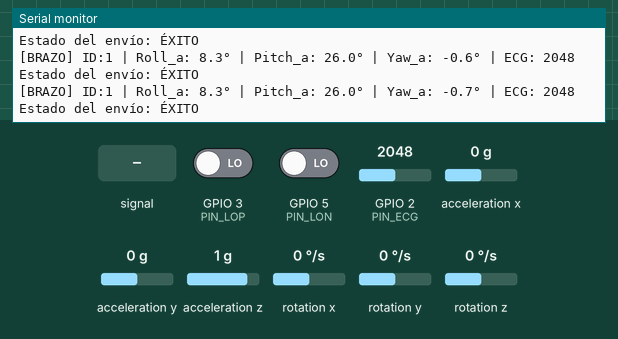
Simulated run of this sketch. Board: ESP32. Parts: the last lines printed to the serial monitor. Wiring (inferred from the names in the program): MPU-9250 motion sensor at I2C address 0x68. The test bench sets the inputs (shaded band); at power-on: acceleration x 0 g, GPIO 2 (PIN_ECG) = 2048, GPIO 3 (PIN_LOP) LOW, acceleration y 0 g, acceleration z 1 g, GPIO 5 (PIN_LON) LOW, rotation x 0 °/s, rotation y 0 °/s, rotation z 0 °/s.

Above: at 2.3 s.
2.4 s: GPIO 2 (PIN_ECG) fed a 200 Hz sine of ±327 counts around its level
At 2.46 s:
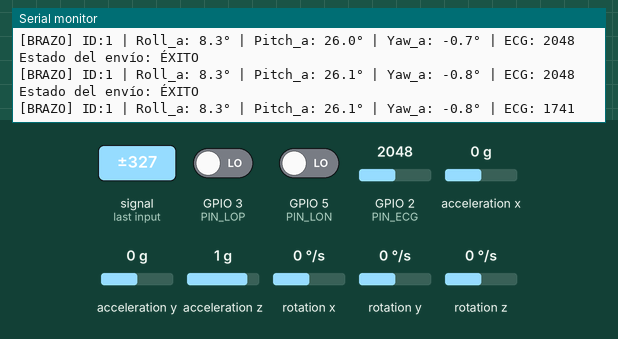
5.4 s: acceleration x set to -1.4 g
At 5.45 s:
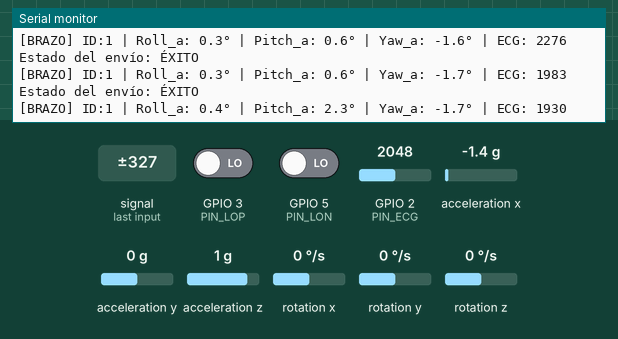
6.9 s: GPIO 2 (PIN_ECG) set to 2866
At 6.9 s:
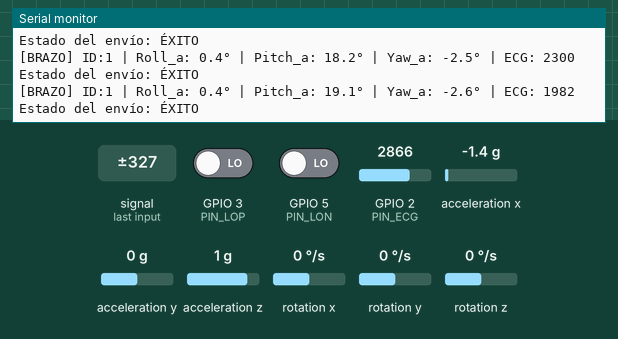
8.4 s: GPIO 3 (PIN_LOP) driven HIGH
At 8.54 s:
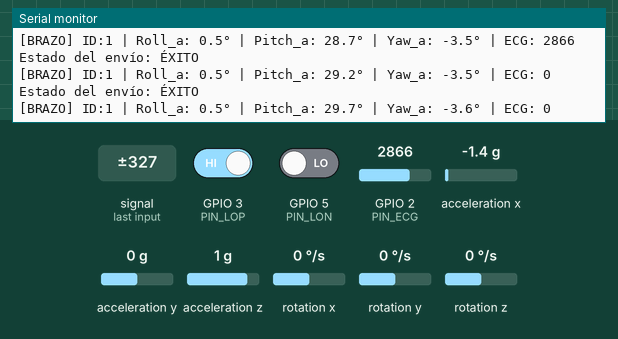
9.9 s: acceleration y set to -1.4 g
At 9.98 s:
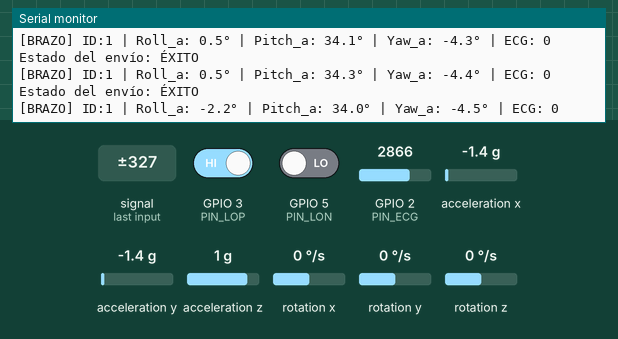
11.4 s: acceleration z set to -1.4 g
At 11.42 s:
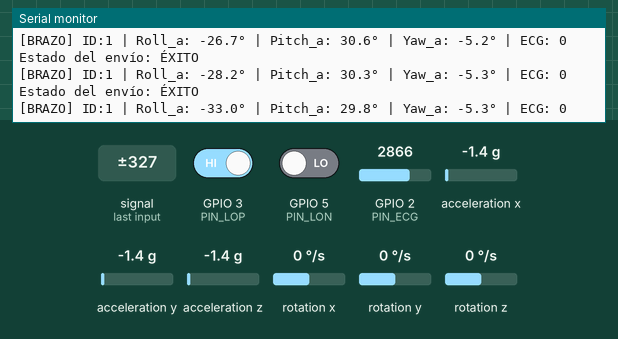
Timing chart, 0 to 13.9 s (numbered marks = the images above; inputs shaded):
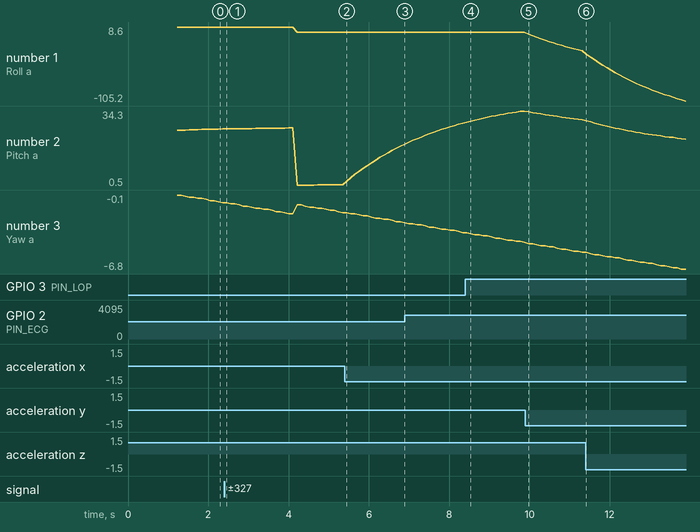

Measured:
- after the input at 2.4 s, the serial monitor: prints a new line after 0.06 s (image 1)
- after the input at 5.4 s, the serial monitor: prints a new line after 0.05 s (image 2)
- after the input at 8.4 s, the serial monitor: prints a new line at once (image 4)
- after the input at 9.9 s, the serial monitor: prints a new line after 0.08 s (image 5)
- after the input at 11.4 s, the serial monitor: prints a new line at once (image 6)
- plotted number 1: 0.5 → -28.2 after the input at 9.9 s, -28.2 → -105.2 after the input at 11.4 s
- plotted number 2: 0.6 → 19.1 after the input at 5.4 s, 34.3 → 30.3 after the input at 9.9 s, 30.3 → 21.5 after the input at 11.4 s

The sketch:

node_arm.ino
```cpp
#include <WiFi.h>
#include <esp_now.h>

#include "sensor_MPU9250.h"
#include "sensor_AD8232.h"

// Dirección MAC del Master Node
uint8_t broadcastAddress[] = {0x8C, 0x4F, 0x00, 0xAD, 0x68, 0x6C};

// Estructura específica para el brazo
typedef struct struct_message_arm {
    float roll_a;
    float pitch_a;
    float yaw_a;
    int ecg;
    int node_id;
} struct_message_arm;

struct_message_arm myData;

// Sensores
MyMPU9250 mpu;
MyAD8232 ecgSensor;

void OnDataSent(const wifi_tx_info_t *tx_info, esp_now_send_status_t status) {
    Serial.print("Estado del envío: ");
    Serial.println(status == ESP_NOW_SEND_SUCCESS ? "ÉXITO" : "FALLO");
}

void setup() {
    Serial.begin(115200);
    delay(1000); // Esperar a que el monitor serial se conecte

    WiFi.mode(WIFI_STA);

    if (esp_now_init() != ESP_OK) {
        Serial.println("Error inicializando ESP-NOW");
        return;
    }

    esp_now_register_send_cb(OnDataSent);

    esp_now_peer_info_t peerInfo = {};
    memcpy(peerInfo.peer_addr, broadcastAddress, 6);
    peerInfo.channel = 0;
    peerInfo.encrypt = false;

    if (esp_now_add_peer(&peerInfo) != ESP_OK) {
        Serial.println("Error agregando peer");
        return;
    }

    myData.node_id = 1;

    // Inicializar sensores REALES
    mpu.begin();
    ecgSensor.begin();

    Serial.println("Nodo BRAZO iniciado - Usando sensores REALES");
    Serial.println("=================================");
}

void loop() {
    Orientation mpuData = mpu.getData();

    myData.roll_a = mpuData.roll;
    myData.pitch_a = mpuData.pitch;
    myData.yaw_a = mpuData.yaw;
    myData.ecg = ecgSensor.getECG();

    esp_err_t result = esp_now_send(broadcastAddress, (uint8_t *)&myData, sizeof(myData));

    // Mostrar siempre los valores (incluso durante calibración)
    Serial.print("[BRAZO] ID:"); Serial.print(myData.node_id);
    Serial.print(" | Roll_a: "); Serial.print(myData.roll_a, 1);
    Serial.print("° | Pitch_a: "); Serial.print(myData.pitch_a, 1);
    Serial.print("° | Yaw_a: "); Serial.print(myData.yaw_a, 1);
    Serial.print("° | ECG: "); Serial.println(myData.ecg);

    if (result != ESP_OK) {
        Serial.println(" [ERROR ENVIO]");
    }

    delay(100); // Reducido a 100ms para ver cambios más rápido durante calibración
}
```

sensor_AD8232.h
```cpp
#ifndef SENSOR_AD8232_H
#define SENSOR_AD8232_H

#include <Arduino.h>

class MyAD8232 {
private:
    // Pines para AD8232
    const int PIN_ECG = 2;   // Salida analógica
    const int PIN_LOP = 3;   // Leads OFF detect - (detecta desconexión)
    const int PIN_LON = 5;   // Leads OFF detect + (antes era el 5)

    int lastECGValue;
    int minECG;
    int maxECG;

public:
    MyAD8232() : lastECGValue(0), minECG(0), maxECG(4095) {}

    void begin() {
        Serial.println("Iniciando AD8232 real...");

        pinMode(PIN_ECG, INPUT);
        pinMode(PIN_LOP, INPUT);
        pinMode(PIN_LON, INPUT);

        Serial.println("AD8232 listo - Sensor de ECG real");
    }

    int getECG() {
        // Leer señal ECG
        int ecg = analogRead(PIN_ECG);

        // Verificar desconexión de electrodos
        if (digitalRead(PIN_LOP) == HIGH || digitalRead(PIN_LON) == HIGH) {
            lastECGValue = 0;  // Señal 0 si están desconectados
        } else {
            lastECGValue = ecg;
        }

        return lastECGValue;
    }

    // Método adicional para verificar si los electrodos están conectados
    bool isLeadsOff() {
        return (digitalRead(PIN_LOP) == HIGH || digitalRead(PIN_LON) == HIGH);
    }
};

#endif
```

sensor_MPU9250.h
```cpp
#ifndef SENSOR_MPU9250_H
#define SENSOR_MPU9250_H

#include <Arduino.h>
#include <Wire.h>
#include <math.h>

struct Orientation {
    float yaw;
    float pitch;
    float roll;
};

class MyMPU9250 {
private:
    const int SDA_PIN = 1;
    const int SCL_PIN = 0;
    const int MPU_ADDR = 0x68;

    const float ACCEL_SCALE = 16384.0;
    const float GYRO_SCALE = 131.0;

    const float GYRO_BIAS_X = -59.07;
    const float GYRO_BIAS_Y = -98.43;
    const float GYRO_BIAS_Z = 92.64;

    const float ACC_BIAS_X = 6331.23;
    const float ACC_BIAS_Y = -1842.82;
    const float ACC_BIAS_Z = 3214.87;

    // 🔹 NUEVO: umbral de zona muerta (ajustable)
    const float GYRO_DEADBAND = 0.1;

    int16_t axRaw, ayRaw, azRaw, gxRaw, gyRaw, gzRaw;

    float roll = 0, pitch = 0, yaw = 0;
    float rollOffset = 0, pitchOffset = 0, yawOffset = 0;

    bool calibrated = false;
    bool firstRead = true;

    unsigned long prevTime = 0;
    unsigned long calibrationStart = 0;

    float rollSum = 0, pitchSum = 0, yawSum = 0;
    int calibrationSamples = 0;

    void readMPU() {
        Wire.beginTransmission(MPU_ADDR);
        Wire.write(0x3B);
        Wire.endTransmission(false);
        Wire.requestFrom(MPU_ADDR, 14, true);

        axRaw = Wire.read() << 8 | Wire.read();
        ayRaw = Wire.read() << 8 | Wire.read();
        azRaw = Wire.read() << 8 | Wire.read();
        Wire.read(); Wire.read();
        gxRaw = Wire.read() << 8 | Wire.read();
        gyRaw = Wire.read() << 8 | Wire.read();
        gzRaw = Wire.read() << 8 | Wire.read();
    }

    float normalizeAngle(float angle) {
        while (angle > 180) angle -= 360;
        while (angle < -180) angle += 360;
        return angle;
    }

    // 🔹 NUEVO: deadband suave (evita saltos bruscos)
    float applyDeadband(float value, float threshold) {
        if (abs(value) < threshold) return 0;
        return value - (value > 0 ? threshold : -threshold);
    }

public:
    void begin() {
        Serial.println("Iniciando MPU9250...");

        Wire.begin(SDA_PIN, SCL_PIN);

        Wire.beginTransmission(MPU_ADDR);
        Wire.write(0x6B);
        Wire.write(0x00);
        Wire.endTransmission();

        delay(100);

        readMPU();

        float ax = (axRaw - ACC_BIAS_X) / ACCEL_SCALE;
        float ay = (ayRaw - ACC_BIAS_Y) / ACCEL_SCALE;
        float az = (azRaw - ACC_BIAS_Z) / ACCEL_SCALE;

        roll = atan2(ay, az) * 180.0 / PI;
        pitch = atan2(-ax, sqrt(ay * ay + az * az)) * 180.0 / PI;
        yaw = 0;

        prevTime = micros();
        calibrationStart = millis();

        firstRead = true;

        Serial.println("Calibrando 3 segundos...");
    }

    Orientation getData() {
        unsigned long now = micros();
        float dt = (now - prevTime) / 1000000.0;
        prevTime = now;

        if (dt <= 0 || dt > 0.5) dt = 0.01;

        readMPU();

        float gx = (gxRaw - GYRO_BIAS_X) / GYRO_SCALE;
        float gy = (gyRaw - GYRO_BIAS_Y) / GYRO_SCALE;
        float gz = (gzRaw - GYRO_BIAS_Z) / GYRO_SCALE;

        // 🔥 APLICACIÓN DEL DEADBAND (AQUÍ ESTÁ LA CLAVE)
        gx = applyDeadband(gx, GYRO_DEADBAND);
        gy = applyDeadband(gy, GYRO_DEADBAND);
        gz = applyDeadband(gz, GYRO_DEADBAND);

        float ax = (axRaw - ACC_BIAS_X) / ACCEL_SCALE;
        float ay = (ayRaw - ACC_BIAS_Y) / ACCEL_SCALE;
        float az = (azRaw - ACC_BIAS_Z) / ACCEL_SCALE;

        float accRoll = atan2(ay, az) * 180.0 / PI;
        float accPitch = atan2(-ax, sqrt(ay * ay + az * az)) * 180.0 / PI;

        if (firstRead) {
            roll = accRoll;
            pitch = accPitch;
            yaw = 0;
            firstRead = false;
        } else {
            // Filtro complementario (igual que tu versión)
            roll = normalizeAngle(0.96 * (roll + gx * dt) + 0.04 * accRoll);
            pitch = normalizeAngle(0.96 * (pitch + gy * dt) + 0.04 * accPitch);

            // Integración yaw (ahora con menos drift)
            yaw += gz * dt;
            yaw = normalizeAngle(yaw);
        }

        Orientation data;

        if (!calibrated) {
            rollSum += roll;
            pitchSum += pitch;
            yawSum += yaw;
            calibrationSamples++;

            if (millis() - calibrationStart > 3000) {
                rollOffset = rollSum / calibrationSamples;
                pitchOffset = pitchSum / calibrationSamples;
                yawOffset = yawSum / calibrationSamples;

                calibrated = true;
                Serial.println("Calibración completa");
            }

            data.roll = roll;
            data.pitch = pitch;
            data.yaw = yaw;

        } else {
            data.roll = roll - rollOffset;
            data.pitch = pitch - pitchOffset;
            data.yaw = yaw - yawOffset;
        }

        return data;
    }
};

#endif
```
